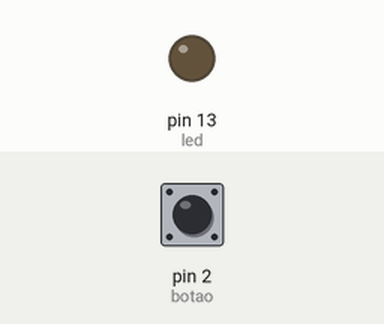
Simulated run of this sketch. Board: Arduino Uno, built with avr-gcc and run on an emulated ATmega328P. Shown: output pins drawn as LEDs (lit = HIGH). Inputs (shaded band) come from the test bench; at power-on: pin 2 (botao) LOW.

Above: at 1.2 s.
1.3 s: pin 2 (botao) pulled HIGH for 0.15 s
At 1.6 s:
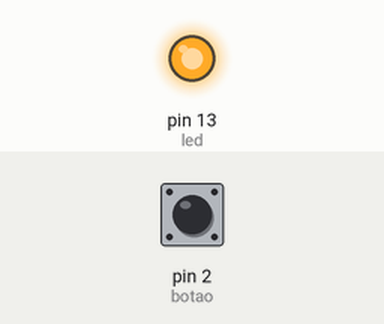
3.3 s: pin 2 (botao) pulled HIGH for 3.2 s
At 8.2 s:
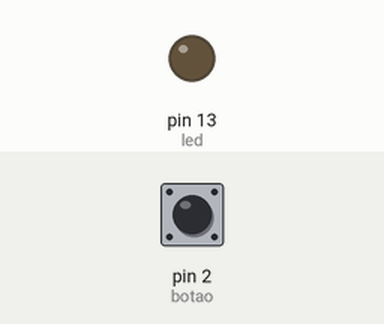
Timing chart, 0 to 9.7 s (numbered marks = the images above; inputs shaded):
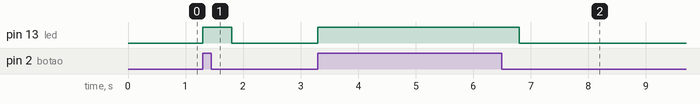

The sketch:

acenderLedBotao.ino
```cpp
int led = 13; // LED no pino 13
int botao = 2; // Botão no pino 2
int estadoBotao; // Variável para ler quando o botão é apertado

void setup() {
    pinMode(led, OUTPUT); // Pino do LED definido como saída
    pinMode(botao, INPUT); // Pino do botão definido como entrada
}

void loop() {
    /*
     Novo estado do botão vai ser igual ao que o arduino ler no pino
     onde está o botão. Poderá ser ALTO (HIGH), se o botão estiver
     pressionado ou BAIXO (LOW), se o botão estiver solto
     */
    estadoBotao = digitalRead(botao);

    if(estadoBotao == HIGH) { // Se o botão estiver pressionado
        digitalWrite(led, HIGH); // Acender LED
        delay(500);
    }

    else { // Se não estiver pressionado
        digitalWrite(led, LOW); // Apaga LED
    }
}
```

Measured:
- after the input at 1.3 s, pin 13 (led): LOW → HIGH at once, → LOW 0.50 s later
- after the input at 3.3 s, pin 13 (led): LOW → HIGH at once, → LOW 3.5 s later
